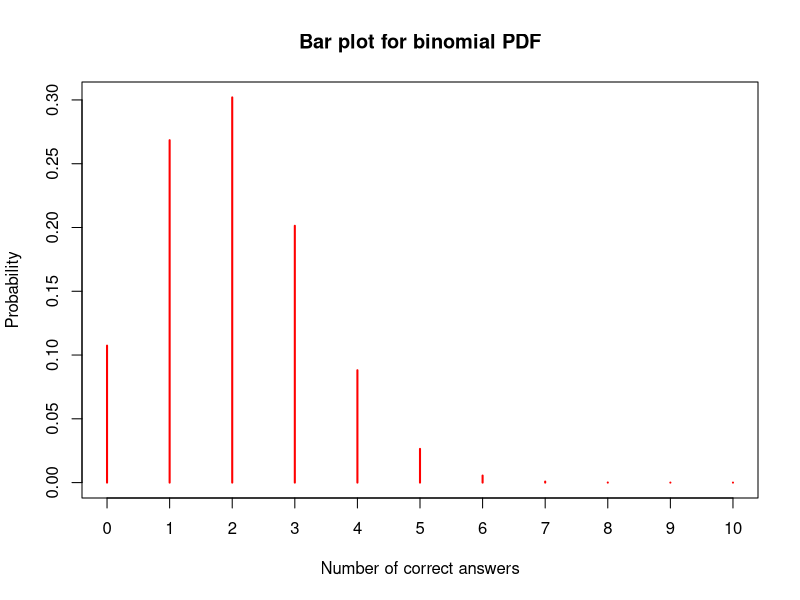

Write R code to recreate this figure.
## ---- chunk 1
n=10  # Sample size
p=.5 # probability of success 
x=0:n  # Possible values
round(dbinom(x,n,p),4)

choose(10,6)

210*(0.5)^4*(0.5)^6

.8^10
dbinom(0,10,0.2)

45*(.2)^2*(.8)^8
choose(10,2)*(.2)^2*(.8)^8
dbinom(2,10,.2)
sum(dbinom(0:4,10,.2))
pbinom(4,10,.2)
library(formattable)
dbinom(2,10,.2)
percent(dbinom(2,10,.2))






## ---- chunk 2
B<-as.table(dbinom(0:10,10,.2))
B
names(B)<-0:10
B
plot(B,col="red",main="Bar plot for binomial PDF",xlab="Number of correct answers",ylab="Probability")
## ---- chunk 3
set.seed(123)
res<-rbinom(10000,10,.2)
head(res,10)
mean(res)
round(dbinom(0:10,10,.2),4)
table(res)
sum((0:10)*dbinom(0:10,10,.2))
(0:10)%*%dbinom(0:10,10,.2)

var(res)

mean((res-mean(res))^2)
(0:10-2)^2%*%dbinom(0:10,10,.2)
10*.2*.8
## ---- chunk 4
round(dbinom(3,10,0.3),4)
## ---- chunk 5
round(dbinom(5,10,0.3),4)
## ---- chunk 6
round(dbinom(8,10,0.3),4)
## ---- chunk 7
round(dbinom(c(3,5,8),10,0.3),4)
## ---- chunk 8
dbinom(1,4,1/4)
dbinom(2,8,1/4)
dbinom(3,12,1/4)
